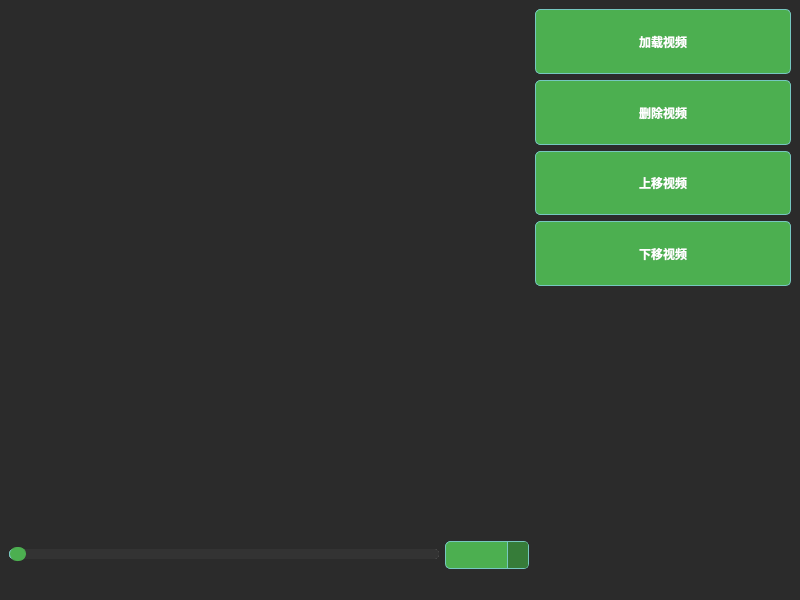
<?xml version="1.0" encoding="UTF-8"?>
<ui version="4.0">
 <class>MainWindow</class>
 <widget class="QMainWindow" name="MainWindow">
  <property name="geometry">
   <rect>
    <x>0</x>
    <y>0</y>
    <width>800</width>
    <height>600</height>
   </rect>
  </property>
  <property name="sizePolicy">
   <sizepolicy hsizetype="Expanding" vsizetype="Expanding">
    <horstretch>0</horstretch>
    <verstretch>0</verstretch>
   </sizepolicy>
  </property>
  <property name="windowTitle">
   <string>MainWindow</string>
  </property>
  <property name="styleSheet">
   <string notr="true">QWidget {
    background-color: #2B2B2B;
    color: #FFFFFF;
    border: none;
}

QPushButton {
    background-color: #3A3A3A;
    border: 1px solid #5C5C5C;
    border-radius: 5px;
    padding: 5px;
}

QPushButton:hover {
    background-color: #505050;
}

QPushButton:pressed {
    background-color: #3A3A3A;
    border: 1px solid #76c7c0;
}

QSlider::groove:horizontal {
    border: 1px solid #5C5C5C;
    height: 8px;
    background: #3A3A3A;
}

QSlider::handle:horizontal {
    background: #76c7c0;
    border: 1px solid #5C5C5C;
    width: 14px;
    margin: -3px 0;
    border-radius: 7px;
}
QPushButton {
    background-color: #4CAF50; /* 亮绿色 */
    border: 1px solid #76c7c0;
    border-radius: 5px;
    padding: 5px;
    font-weight: bold; /* 加粗字体 */
    color: white; /* 字体颜色设为白色 */
}

QPushButton:hover {
    background-color: #45a049; /* 鼠标悬停时的颜色 */
}

QPushButton:pressed {
    background-color: #367c39; /* 按下按钮时的颜色 */
}
</string>
  </property>
  <widget class="QWidget" name="centralwidget">
   <layout class="QGridLayout" name="gridLayout">
    <item row="0" column="0">
     <layout class="QHBoxLayout" name="horizontalLayout">
      <item>
       <layout class="QVBoxLayout" name="verticalLayout_5">
        <item>
         <layout class="QVBoxLayout" name="verticalLayout_2">
          <item>
           <widget class="QWidget" name="videoWidget" native="true">
            <property name="sizePolicy">
             <sizepolicy hsizetype="Expanding" vsizetype="Expanding">
              <horstretch>0</horstretch>
              <verstretch>0</verstretch>
             </sizepolicy>
            </property>
           </widget>
          </item>
         </layout>
        </item>
        <item>
         <layout class="QHBoxLayout" name="horizontalLayout_3">
          <property name="sizeConstraint">
           <enum>QLayout::SetMaximumSize</enum>
          </property>
          <item>
           <widget class="QSlider" name="videoSlider">
            <property name="styleSheet">
             <string notr="true">QSlider::groove:horizontal {
    border: 1px solid #999999;
    height: 8px;
    background: #333333;
    margin: 0px 0;
    border-radius: 4px;
}

QSlider::handle:horizontal {
    background: #4CAF50;
    border: 1px solid #4CAF50;
    width: 14px;
    margin: -3px 0;
    border-radius: 7px;
}

QSlider::sub-page:horizontal {
    background: #76c7c0; /* 已播放部分的颜色 */
    border: 1px solid #76c7c0;
    height: 8px;
    border-radius: 4px;
}

QSlider::add-page:horizontal {
    background: #333333; /* 未播放部分的颜色 */
    border: 1px solid #333333;
    height: 8px;
    border-radius: 4px;
}
</string>
            </property>
            <property name="orientation">
             <enum>Qt::Horizontal</enum>
            </property>
           </widget>
          </item>
          <item>
           <widget class="QComboBox" name="speedComboBox">
            <property name="styleSheet">
             <string notr="true">QComboBox {
    background-color: #4CAF50; /* 主体背景颜色 */
    border: 1px solid #76c7c0;
    border-radius: 5px;
    padding: 5px;
    font-weight: bold;
    color: white;
}

QComboBox::drop-down {
    subcontrol-origin: padding;
    subcontrol-position: top right;
    width: 20px;
    border-left-width: 1px;
    border-left-color: #76c7c0;
    border-left-style: solid;
    border-top-right-radius: 3px;
    border-bottom-right-radius: 3px;
    background-color: #367c39;
}

QComboBox::down-arrow {
    image: url(:/icons/arrow_down.png); /* 使用自定义图标 */
    width: 14px;
    height: 14px;
}

QComboBox QAbstractItemView {
    background-color: #333333; /* 下拉列表背景颜色 */
    border: 1px solid #76c7c0;
    selection-background-color: #45a049; /* 选中项的背景颜色 */
    selection-color: white; /* 选中项的字体颜色 */
    color: white;
}

QComboBox QAbstractItemView::item {
    height: 30px; /* 每一项的高度 */
    padding: 0 5px;
}
</string>
            </property>
           </widget>
          </item>
         </layout>
        </item>
       </layout>
      </item>
      <item>
       <layout class="QVBoxLayout" name="verticalLayout_3">
        <item>
         <layout class="QVBoxLayout" name="verticalLayout">
          <item>
           <widget class="QPushButton" name="addVideoButton">
            <property name="sizePolicy">
             <sizepolicy hsizetype="Minimum" vsizetype="Expanding">
              <horstretch>0</horstretch>
              <verstretch>0</verstretch>
             </sizepolicy>
            </property>
            <property name="text">
             <string>加载视频</string>
            </property>
           </widget>
          </item>
          <item>
           <widget class="QPushButton" name="removeVideoButton">
            <property name="sizePolicy">
             <sizepolicy hsizetype="Minimum" vsizetype="Expanding">
              <horstretch>0</horstretch>
              <verstretch>0</verstretch>
             </sizepolicy>
            </property>
            <property name="text">
             <string>删除视频</string>
            </property>
           </widget>
          </item>
          <item>
           <widget class="QPushButton" name="moveUpButton">
            <property name="sizePolicy">
             <sizepolicy hsizetype="Minimum" vsizetype="Expanding">
              <horstretch>0</horstretch>
              <verstretch>0</verstretch>
             </sizepolicy>
            </property>
            <property name="text">
             <string>上移视频</string>
            </property>
           </widget>
          </item>
          <item>
           <widget class="QPushButton" name="moveDownButton">
            <property name="sizePolicy">
             <sizepolicy hsizetype="Minimum" vsizetype="Expanding">
              <horstretch>0</horstretch>
              <verstretch>0</verstretch>
             </sizepolicy>
            </property>
            <property name="text">
             <string>下移视频</string>
            </property>
           </widget>
          </item>
         </layout>
        </item>
        <item>
         <widget class="QListWidget" name="videoListWidget">
          <property name="sizePolicy">
           <sizepolicy hsizetype="Minimum" vsizetype="Expanding">
            <horstretch>0</horstretch>
            <verstretch>0</verstretch>
           </sizepolicy>
          </property>
         </widget>
        </item>
       </layout>
      </item>
     </layout>
    </item>
   </layout>
  </widget>
  <widget class="QMenuBar" name="menubar">
   <property name="geometry">
    <rect>
     <x>0</x>
     <y>0</y>
     <width>800</width>
     <height>21</height>
    </rect>
   </property>
  </widget>
  <widget class="QStatusBar" name="statusbar"/>
 </widget>
 <resources/>
 <connections/>
</ui>
